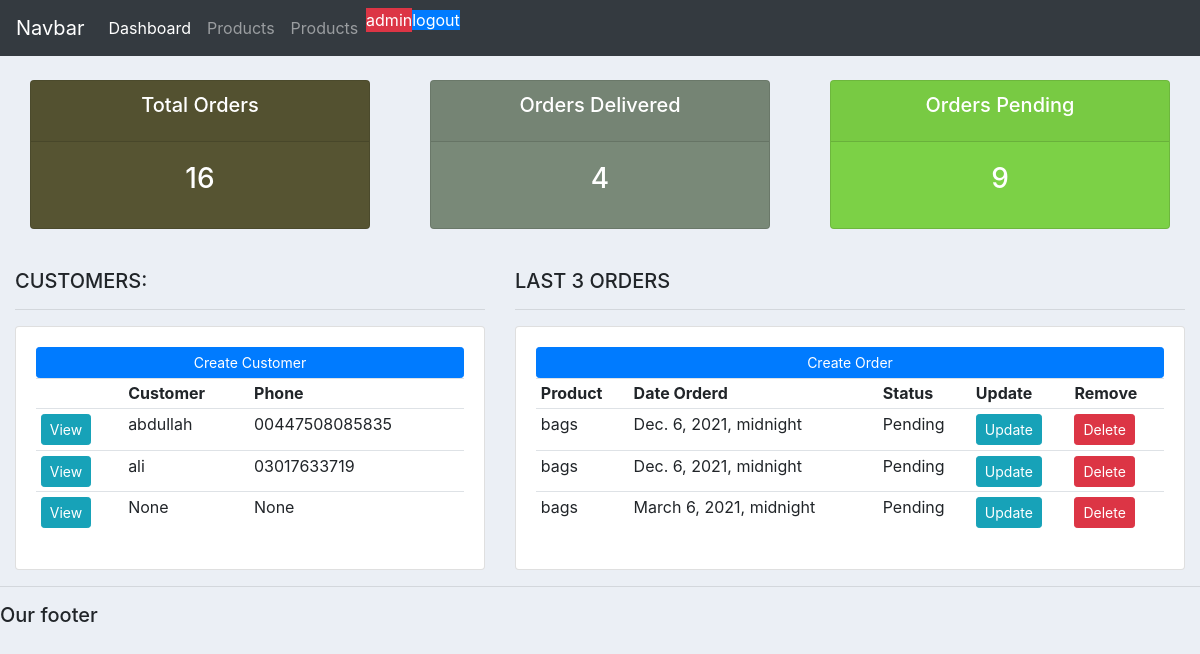
Page /t (signed in) on the committed database.
### ourapp/models.py (models this page shows, shortened)
class Customer(models.Model):
    user=models.OneToOneField(User,null=True,on_delete=models.CASCADE)
    name=models.CharField(max_length=200,null=True)
    phone=models.CharField(max_length=200,null=True)
    email=models.CharField(max_length=200,null=True)
    date_created=models.DateTimeField(auto_now_add=True,null=True)

class Order(models.Model):
    status=(
        ('Pending','Pending'),('Out for delivey','Out for delivey'),('Delivered','Delivered'))
    customer=models.ForeignKey(Customer,null=True,on_delete=models.SET_NULL)
    product=models.ForeignKey(Product,null=True,on_delete=models.SET_NULL)
    date_created=models.DateTimeField(max_length=200,null=True)
    status=models.CharField(max_length=200,null=True,choices=status)

class Product(models.Model):
     CATEGORY=(('indoor','indoor'),('outdoor','outdoor'))
     name=models.CharField(max_length=200,null=True)
     price=models.FloatField(null=True)
     category=models.CharField(max_length=200,null=True,choices=CATEGORY)
     description=models.CharField(max_length=200,null=True)
     date_created=models.DateTimeField(max_length=200,null=True)
     tags=models.ManyToManyField(Tag)
     def __str__(self):
         return self.name

### ourapp/decorators.py (the view)
    def wrapper_func(request,*args,**kwargs):
        group=None
        if request.user.groups.exists():
            group=request.user.groups.all()[0].name
        if group=='customer':
            return redirect('user')
        if group=='admin':
            return view_func(request,*args,**kwargs)

### ourapp/views.py (called while the page is built)
@login_required(login_url='login_page/')
@admin_only
def home(request):
    customers=Customer.objects.all()
    orders= Order.objects.all().order_by('-date_created')[:3]
    order_count=Order.objects.count()
    order_pending=Order.objects.filter(status='Pending').count()
    order_delivered=Order.objects.filter(status='Delivered').count()
    return render(request,'accounts/dashboard.html',context={'customers':customers,'orders':orders,'order_count':order_count,'order_pending':order_pending,'order_delivered':order_delivered})

### templates/accounts/dashboard.html
{%  extends 'accounts/main.html' %}
{% block content %}
{%  include 'accounts/status.html' %}
<br>
<div class="row">
	<div class="col-md-5">
		<h5>CUSTOMERS:</h5>
		<hr >
		<div class="card card-body">
			<a class="btn btn-primary  btn-sm btn-block" href="">Create Customer</a>
			<table class="table table-sm">
				<tr>
					<th></th>
					<th>Customer</th>
					<th>Phone</th>
				</tr>
				{% for customer in customers%}
				<tr>
					<td><a class="btn btn-sm btn-info" href="{% url 'customer' customer.id %}">View</a></td>
					<td>{{customer.name}}</td>
					<td>{{customer.phone}}</td>
				</tr>
				{% endfor %}
			</table>
		</div>
	</div>
	<div class="col-md-7">
		<h5>LAST 3 ORDERS</h5>
		<hr>
		<div class="card card-body">
			<a class="btn btn-primary  btn-sm btn-block" href="{% url 'create_order' %}">Create Order</a>
			<table class="table table-sm">
				<tr>
					<th>Product</th>
					<th>Date Orderd</th>
					<th>Status</th>
					<th>Update</th>
					<th>Remove</th>
			{% for order in orders%}
			<tr>
			<td>{{order.product}} </td>
			<td>{{order.date_created}} </td>
			<td>{{order.status}} </td>
			<td> <a class="btn btn-sm btn-info" href="{% url 'update_order' order.id %}">Update</a></td>
			<td> <a class="btn btn-sm btn-danger" href="{% url 'delete_order' order.id %}">Delete</a> </td>
			</tr>
			{% endfor%}
			</table>
		</div>
	</div>
</div>
{% endblock %}

### templates/accounts/main.html (shortened to what this page needs)
<html>
<head>
    <link rel="stylesheet" href="https://stackpath.bootstrapcdn.com/bootstrap/4.3.1/css/bootstrap.min.css">
</head>
<body>
    {% include 'accounts/navbar.html' %}
    <div class="container-fluid">
        {% block content %} {% endblock %}
    </div>
    <hr>
    <h5>Our footer</h5>
</body>
</html>

### templates/accounts/navbar.html (shortened to what this page needs)
<nav class="navbar navbar-expand-lg navbar-dark bg-dark">
  <a class="navbar-brand" href="#">Navbar</a>
  <div class="collapse navbar-collapse" id="navbarNav">
    <ul class="navbar-nav">
      <li class="nav-item active">
        <a class="nav-link" href="/">Dashboard</a>
      </li>
      <li class="nav-item">
        <a class="nav-link" href="/products">Products</a>
      </li>
      <li class="nav-item">
        <a class="nav-link" href="/products">Products</a>
      </li>
      <li class="nav-item ">
        <p class="btn-danger">{{request.user}} </p>
      </li>
      <li>
        <div class="nav-item"><a class='btn-primary'  href="{% url 'logout_user' %}">logout</a></div>
      </li>
    </ul>
  </div>
</nav>

### templates/accounts/status.html
<br>
<div class="row">
	<div class="col">
		<div class="col-md">
			<div class="card text-center text-white  mb-3" id="total-orders">
			  	<div class="card-header">
			  		<h5 class="card-title">Total Orders</h5>
			  	</div>
			  	<div class="card-body">
			    	<h3 class="card-title">{{order_count}}</h3>
			  	</div>
			</div>
		</div>
	</div>
	<div class="col">
		<div class="col-md">
			<div class="card text-center text-white  mb-3" id="orders-delivered">
			  	<div class="card-header">
			  		<h5 class="card-title">Orders Delivered</h5>
			  	</div>
			  	<div class="card-body">
			    	<h3 class="card-title">{{order_delivered}}</h3>
			  	</div>
			</div>
		</div>
	</div>
	<div class="col">
		<div class="col-md">
			<div class="card text-center text-white  mb-3" id="orders-pending">
			  	<div class="card-header">
			  		<h5 class="card-title">Orders Pending</h5>
			  	</div>
			  	<div class="card-body">
			    	<h3 class="card-title">{{order_pending}}</h3>
			  	</div>
			</div>
		</div>
	</div>
</div>

### templates/accounts/main.html (style rules this page uses)
body { background-color: #ebeff5; }
#total-orders { background-color: #565432; }
#orders-delivered { background-color: #798978; }
#orders-pending { background-color: #7CD146; }

### rows in the picture
Customer: name "abdullah", phone "00447508085835"
Customer: name "ali", phone "03017633719"
Customer: name "None", phone "None"
Order: product "bags", date_created "Dec. 6, 2021, midnight", status "Pending"
Order: product "bags", date_created "Dec. 6, 2021, midnight", status "Pending"
Order: product "bags", date_created "March 6, 2021, midnight", status "Pending"

### other values in the picture
{{ request.user }} "admin"
{{ order_count }} "16"
{{ order_delivered }} "4"
{{ order_pending }} "9"
